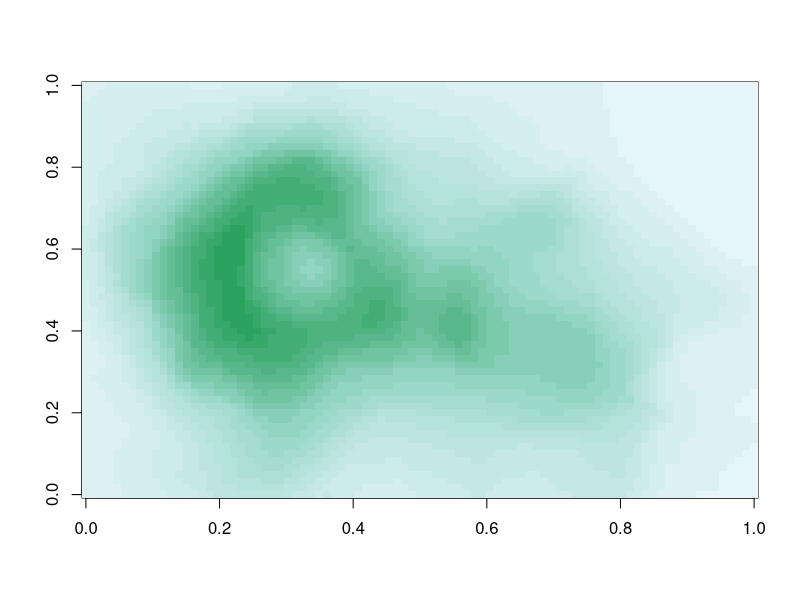
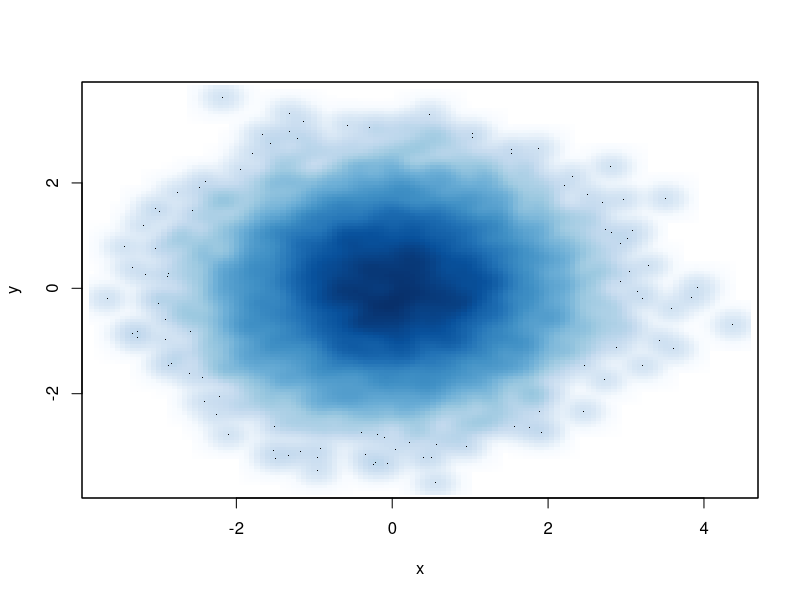

Reproduce these figures in R, in order.
# Tipos de paletas de colores: secuential, diverging, qualitative
library(RColorBrewer)
cols <- brewer.pal(3, "BuGn")
cols
pal <- colorRampPalette(cols)
image(volcano, col = pal(20))
# Función smoothScatter
x <- rnorm(10000)
y <- rnorm(10000)
smoothScatter(x, y)